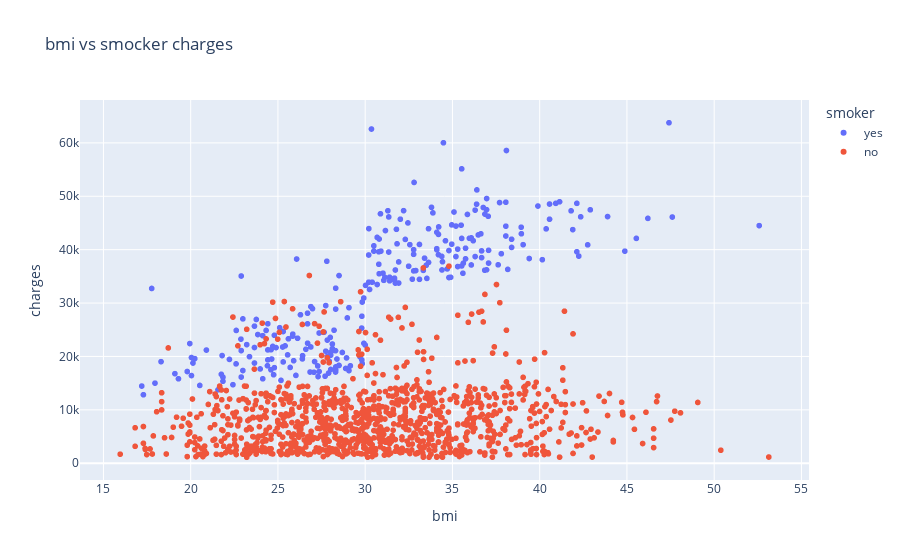

The cell this chart's notebook holds for it:
### Markdown cell above
In Plotly Express, color='smoker' means the points are colored based on the values in the 

'smoker' column, automatically assigning different colors for each category (e.g., 'yes' or 

'no'). This helps visualize group differences.

In matplotlib, you cannot use color='smoker' because matplotlib expects a color name (like 

'red', 'blue') or a list/array of colors, not a column name. Matplotlib does not 

automatically map column values to colors.

Summary:

color='column' works in Plotly Express for automatic grouping.

In matplotlib, use explicit color names or arrays, not column names.

### Code cell
#now we can plot bmi vs health charges of smoker or non smoker using scatter
fig=px.scatter(df,x='bmi',y='charges',color='smoker',
               title='bmi vs smocker charges')

fig.show()

### Figure 1 — Plotly figure (JSON) as saved in the notebook; plotly's stock layout.template omitted (floating-point values rounded to 4 significant figures; data arrays with more than 128 entries replaced by an {"elided": "..."} marker saying what was removed)
{"data": [{"hovertemplate": "smoker=yes<br>bmi=%{x}<br>charges=%{y}<extra></extra>", "legendgroup": "yes", "marker": {"color": "#636efa", "symbol": "circle"}, "mode": "markers", "name": "yes", "showlegend": true, "type": "scattergl", "x": {"elided": "274 float values"}, "xaxis": "x", "y": {"elided": "274 float values"}, "yaxis": "y"}, {"hovertemplate": "smoker=no<br>bmi=%{x}<br>charges=%{y}<extra></extra>", "legendgroup": "no", "marker": {"color": "#EF553B", "symbol": "circle"}, "mode": "markers", "name": "no", "showlegend": true, "type": "scattergl", "x": {"elided": "1064 float values"}, "xaxis": "x", "y": {"elided": "1064 float values"}, "yaxis": "y"}], "layout": {"legend": {"title": {"text": "smoker"}, "tracegroupgap": 0}, "title": {"text": "bmi vs smocker charges"}, "xaxis": {"anchor": "y", "domain": [0, 1], "title": {"text": "bmi"}}, "yaxis": {"anchor": "x", "domain": [0, 1], "title": {"text": "charges"}}}}
